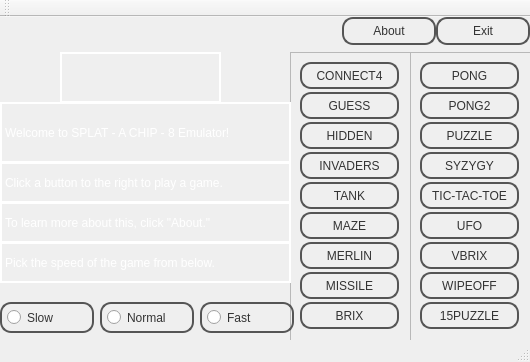
<?xml version="1.0" encoding="UTF-8"?>
<ui version="4.0">
 <class>MainWindow</class>
 <widget class="QMainWindow" name="MainWindow">
  <property name="geometry">
   <rect>
    <x>0</x>
    <y>0</y>
    <width>530</width>
    <height>362</height>
   </rect>
  </property>
  <property name="windowTitle">
   <string>MainWindow</string>
  </property>
  <property name="styleSheet">
   <string notr="true">#topFrame, #bottomFrame, QLabel {
	border: none;
	background: qlineargradient(x1: 0, y1: 0, x2: 0, y2: 1,
	stop: 0 #a6a6a6, stop: 0.08 #7f7f7f,
	stop: 0.39999 #717171, stop: 0.4 #626262,
	stop: 0.9 #4c4c4c, stop: 1 #333333);
}

QRadioButton {
	color:  White;
}

QPushButton, QRadioButton {
	color: #333;
	border: 2px solid #555;
	border-radius: 11px;
	padding: 5px;
	background: qradialgradient(cx: 0.3, cy: -0.4,
	fx: 0.3, fy: -0.4,
	radius: 1.35, stop: 0 #fff, stop: 1 #888);
	min-width: 80px;
}

QLabel {
	color: white;
	border: 2px solid white;
}</string>
  </property>
  <widget class="QWidget" name="centralWidget">
   <layout class="QVBoxLayout" name="verticalLayout">
    <property name="spacing">
     <number>7</number>
    </property>
    <property name="leftMargin">
     <number>0</number>
    </property>
    <property name="topMargin">
     <number>0</number>
    </property>
    <property name="rightMargin">
     <number>0</number>
    </property>
    <property name="bottomMargin">
     <number>0</number>
    </property>
    <item>
     <widget class="QFrame" name="topFrame">
      <property name="sizePolicy">
       <sizepolicy hsizetype="Preferred" vsizetype="Fixed">
        <horstretch>0</horstretch>
        <verstretch>0</verstretch>
       </sizepolicy>
      </property>
      <property name="frameShape">
       <enum>QFrame::StyledPanel</enum>
      </property>
      <property name="frameShadow">
       <enum>QFrame::Raised</enum>
      </property>
      <layout class="QHBoxLayout" name="horizontalLayout">
       <property name="spacing">
        <number>0</number>
       </property>
       <property name="leftMargin">
        <number>0</number>
       </property>
       <property name="topMargin">
        <number>0</number>
       </property>
       <property name="rightMargin">
        <number>0</number>
       </property>
       <property name="bottomMargin">
        <number>0</number>
       </property>
       <item>
        <spacer name="horizontalSpacer">
         <property name="orientation">
          <enum>Qt::Horizontal</enum>
         </property>
         <property name="sizeHint" stdset="0">
          <size>
           <width>339</width>
           <height>20</height>
          </size>
         </property>
        </spacer>
       </item>
       <item>
        <widget class="QPushButton" name="aboutPushButton">
         <property name="text">
          <string>About</string>
         </property>
        </widget>
       </item>
       <item>
        <widget class="QPushButton" name="exitPushButton">
         <property name="text">
          <string>Exit</string>
         </property>
        </widget>
       </item>
      </layout>
     </widget>
    </item>
    <item>
     <widget class="QFrame" name="bottomFrame">
      <property name="maximumSize">
       <size>
        <width>16777215</width>
        <height>16777215</height>
       </size>
      </property>
      <property name="autoFillBackground">
       <bool>false</bool>
      </property>
      <property name="frameShape">
       <enum>QFrame::StyledPanel</enum>
      </property>
      <property name="frameShadow">
       <enum>QFrame::Raised</enum>
      </property>
      <widget class="QFrame" name="romColumn_1">
       <property name="geometry">
        <rect>
         <x>290</x>
         <y>0</y>
         <width>121</width>
         <height>291</height>
        </rect>
       </property>
       <property name="frameShape">
        <enum>QFrame::StyledPanel</enum>
       </property>
       <property name="frameShadow">
        <enum>QFrame::Raised</enum>
       </property>
       <widget class="QPushButton" name="connect4PushButton">
        <property name="geometry">
         <rect>
          <x>10</x>
          <y>10</y>
          <width>99</width>
          <height>27</height>
         </rect>
        </property>
        <property name="text">
         <string>CONNECT4</string>
        </property>
       </widget>
       <widget class="QPushButton" name="guessPushButton">
        <property name="geometry">
         <rect>
          <x>10</x>
          <y>40</y>
          <width>99</width>
          <height>27</height>
         </rect>
        </property>
        <property name="text">
         <string>GUESS</string>
        </property>
       </widget>
       <widget class="QPushButton" name="mazePushButton">
        <property name="geometry">
         <rect>
          <x>10</x>
          <y>160</y>
          <width>99</width>
          <height>27</height>
         </rect>
        </property>
        <property name="text">
         <string>MAZE</string>
        </property>
       </widget>
       <widget class="QPushButton" name="hiddenPushButton">
        <property name="geometry">
         <rect>
          <x>10</x>
          <y>70</y>
          <width>99</width>
          <height>27</height>
         </rect>
        </property>
        <property name="text">
         <string>HIDDEN</string>
        </property>
       </widget>
       <widget class="QPushButton" name="invadersPushButton">
        <property name="geometry">
         <rect>
          <x>10</x>
          <y>100</y>
          <width>99</width>
          <height>27</height>
         </rect>
        </property>
        <property name="text">
         <string>INVADERS</string>
        </property>
       </widget>
       <widget class="QPushButton" name="tankPushButton">
        <property name="geometry">
         <rect>
          <x>10</x>
          <y>130</y>
          <width>99</width>
          <height>27</height>
         </rect>
        </property>
        <property name="text">
         <string>TANK</string>
        </property>
       </widget>
       <widget class="QPushButton" name="merlinPushButton">
        <property name="geometry">
         <rect>
          <x>10</x>
          <y>190</y>
          <width>99</width>
          <height>27</height>
         </rect>
        </property>
        <property name="text">
         <string>MERLIN</string>
        </property>
       </widget>
       <widget class="QPushButton" name="missilePushButton">
        <property name="geometry">
         <rect>
          <x>10</x>
          <y>220</y>
          <width>99</width>
          <height>27</height>
         </rect>
        </property>
        <property name="text">
         <string>MISSILE</string>
        </property>
       </widget>
       <widget class="QPushButton" name="brixPushButton">
        <property name="geometry">
         <rect>
          <x>10</x>
          <y>250</y>
          <width>99</width>
          <height>27</height>
         </rect>
        </property>
        <property name="text">
         <string>BRIX</string>
        </property>
       </widget>
      </widget>
      <widget class="QRadioButton" name="slowRadioButton">
       <property name="geometry">
        <rect>
         <x>0</x>
         <y>250</y>
         <width>94</width>
         <height>31</height>
        </rect>
       </property>
       <property name="text">
        <string>Slow</string>
       </property>
      </widget>
      <widget class="QRadioButton" name="normalRadioButton">
       <property name="geometry">
        <rect>
         <x>100</x>
         <y>250</y>
         <width>94</width>
         <height>31</height>
        </rect>
       </property>
       <property name="text">
        <string>Normal</string>
       </property>
      </widget>
      <widget class="QRadioButton" name="fastRadioButton">
       <property name="geometry">
        <rect>
         <x>200</x>
         <y>250</y>
         <width>94</width>
         <height>31</height>
        </rect>
       </property>
       <property name="text">
        <string>Fast</string>
       </property>
      </widget>
      <widget class="QLabel" name="label">
       <property name="geometry">
        <rect>
         <x>0</x>
         <y>50</y>
         <width>291</width>
         <height>61</height>
        </rect>
       </property>
       <property name="text">
        <string>Welcome to SPLAT - A CHIP - 8 Emulator!</string>
       </property>
      </widget>
      <widget class="QLabel" name="imageLabel">
       <property name="geometry">
        <rect>
         <x>60</x>
         <y>0</y>
         <width>161</width>
         <height>51</height>
        </rect>
       </property>
       <property name="text">
        <string/>
       </property>
      </widget>
      <widget class="QFrame" name="romColumn_2">
       <property name="geometry">
        <rect>
         <x>410</x>
         <y>0</y>
         <width>121</width>
         <height>291</height>
        </rect>
       </property>
       <property name="frameShape">
        <enum>QFrame::StyledPanel</enum>
       </property>
       <property name="frameShadow">
        <enum>QFrame::Raised</enum>
       </property>
       <widget class="QPushButton" name="pongPushButton">
        <property name="geometry">
         <rect>
          <x>10</x>
          <y>10</y>
          <width>99</width>
          <height>27</height>
         </rect>
        </property>
        <property name="text">
         <string>PONG</string>
        </property>
       </widget>
       <widget class="QPushButton" name="pong2PushButton">
        <property name="geometry">
         <rect>
          <x>10</x>
          <y>40</y>
          <width>99</width>
          <height>27</height>
         </rect>
        </property>
        <property name="text">
         <string>PONG2</string>
        </property>
       </widget>
       <widget class="QPushButton" name="ufoPushButton">
        <property name="geometry">
         <rect>
          <x>10</x>
          <y>160</y>
          <width>99</width>
          <height>27</height>
         </rect>
        </property>
        <property name="text">
         <string>UFO</string>
        </property>
       </widget>
       <widget class="QPushButton" name="puzzlePushButton">
        <property name="geometry">
         <rect>
          <x>10</x>
          <y>70</y>
          <width>99</width>
          <height>27</height>
         </rect>
        </property>
        <property name="text">
         <string>PUZZLE</string>
        </property>
       </widget>
       <widget class="QPushButton" name="syzygyPushButton">
        <property name="geometry">
         <rect>
          <x>10</x>
          <y>100</y>
          <width>99</width>
          <height>27</height>
         </rect>
        </property>
        <property name="text">
         <string>SYZYGY</string>
        </property>
       </widget>
       <widget class="QPushButton" name="tictactoePushButton">
        <property name="geometry">
         <rect>
          <x>10</x>
          <y>130</y>
          <width>99</width>
          <height>27</height>
         </rect>
        </property>
        <property name="text">
         <string>TIC-TAC-TOE</string>
        </property>
       </widget>
       <widget class="QPushButton" name="vbrixPushButton">
        <property name="geometry">
         <rect>
          <x>10</x>
          <y>190</y>
          <width>99</width>
          <height>27</height>
         </rect>
        </property>
        <property name="text">
         <string>VBRIX</string>
        </property>
       </widget>
       <widget class="QPushButton" name="wipeoffPushButton">
        <property name="geometry">
         <rect>
          <x>10</x>
          <y>220</y>
          <width>99</width>
          <height>27</height>
         </rect>
        </property>
        <property name="text">
         <string>WIPEOFF</string>
        </property>
       </widget>
       <widget class="QPushButton" name="puzzlePushButton_2">
        <property name="geometry">
         <rect>
          <x>10</x>
          <y>250</y>
          <width>99</width>
          <height>27</height>
         </rect>
        </property>
        <property name="text">
         <string>15PUZZLE</string>
        </property>
       </widget>
      </widget>
      <widget class="QLabel" name="label_2">
       <property name="geometry">
        <rect>
         <x>0</x>
         <y>110</y>
         <width>291</width>
         <height>41</height>
        </rect>
       </property>
       <property name="text">
        <string>Click a button to the right to play a game.</string>
       </property>
      </widget>
      <widget class="QLabel" name="label_3">
       <property name="geometry">
        <rect>
         <x>0</x>
         <y>190</y>
         <width>291</width>
         <height>41</height>
        </rect>
       </property>
       <property name="text">
        <string>Pick the speed of the game from below.</string>
       </property>
      </widget>
      <widget class="QLabel" name="label_4">
       <property name="geometry">
        <rect>
         <x>0</x>
         <y>150</y>
         <width>291</width>
         <height>41</height>
        </rect>
       </property>
       <property name="text">
        <string>To learn more about this, click &quot;About.&quot;</string>
       </property>
      </widget>
     </widget>
    </item>
   </layout>
  </widget>
  <widget class="QMenuBar" name="menuBar">
   <property name="geometry">
    <rect>
     <x>0</x>
     <y>0</y>
     <width>530</width>
     <height>25</height>
    </rect>
   </property>
  </widget>
  <widget class="QToolBar" name="mainToolBar">
   <attribute name="toolBarArea">
    <enum>TopToolBarArea</enum>
   </attribute>
   <attribute name="toolBarBreak">
    <bool>false</bool>
   </attribute>
  </widget>
  <widget class="QStatusBar" name="statusBar"/>
 </widget>
 <layoutdefault spacing="6" margin="11"/>
 <resources/>
 <connections/>
</ui>
